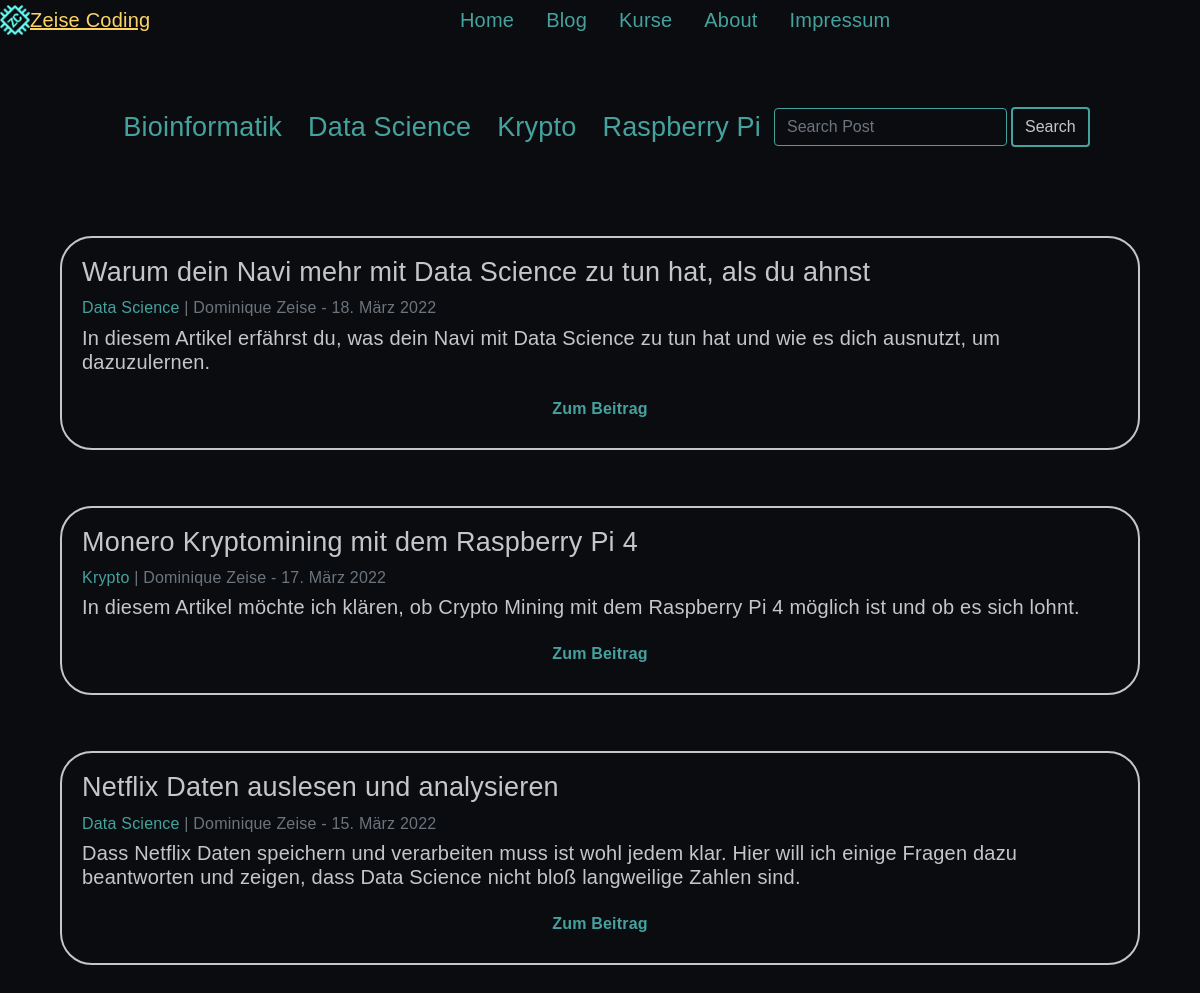
Screenshot of /blog/ with the database file from the repository.
### blog/models.py (models this page shows, shortened)
class Category(models.Model):
    name = models.CharField(max_length=200, unique=True)
    class Meta:
        ordering = ['name']
    def __str__(self):
        return self.name

class Post(models.Model):
    title = models.CharField(max_length=200, unique=True)
    slug = models.SlugField(max_length=200, unique=True)
    author = models.ForeignKey(User, on_delete=models.CASCADE, related_name='author')
    updated_on = models.DateTimeField(auto_now=True)
    categories = models.ManyToManyField(Category, related_name="posts")
    header_image=models.ImageField(blank=True, null=True, upload_to="images/")
    content = RichTextUploadingField(blank=True, null=True)
    created_on = models.DateTimeField(auto_now_add=True)
    status = models.IntegerField(choices=STATUS, default=0)
    likes = models.ManyToManyField(User, default=None, blank=True, related_name='likes')
    snippet = models.CharField(max_length=200)
    pin = models.BooleanField(default=False)
    class Meta:
        ordering = ['-created_on']

### blog/views.py (the view)
# urls.py: path('', views.PostList.as_view(), name='blog-home'),
class PostList(ListView):
    queryset = Post.objects.filter(status=1, pin=False).order_by('-created_on')
    template_name = 'blog_home.html'
    def get_context_data(self, *args, **kwargs):
        categories_menu = Category.objects.all()
        pinned_posts = Post.objects.filter(pin=True)
        context = super(PostList, self).get_context_data(*args, **kwargs)
        context['categories_menu'] = categories_menu
        context['pinned_posts'] = pinned_posts
        return context

### blog/templates/blog_home.html (shortened to what this page needs)
{% extends "base.html" %}
{% load static %}
{% block extrahead %}
<link rel="stylesheet" href="{% static "css/blog.css" %}">
{% endblock %}
{% block content %}
<div class="container">
    {% if categories_menu %}
    <div class="flex-container wrap center btn-group-wrap" role="group" aria-label="Basic example" style="margin-bottom: 5rem">
        {% for item in categories_menu %}
        <a href="{% url 'category' item|slugify %}" class="btn-blog-category btn">{{ item|title }}</a>
        {% endfor %}
        <div class="input-groupcenter">
            <form class="form-inline my-2 my-lg-0" method="POST" action="{% url 'search-post' %}">
                <input class=" form-control mr-sm-1 search-input" type="search" placeholder="Search Post" aria-label="Search" name="post-search-input">
                <button class="btn btn-search" type="submit">Search</button>
            </form>
        </div>
    </div>
    {% endif %}
    <div class="col">
    </div>
    <div class="col">
        <div class="flex-container wrap center" style="width: 100%;">
            {% for post in post_list %}
            <div class="card mb-4 border-card post-card" style="margin-bottom: 3.5rem !important">
                <div class="card-body">
                    <h2 class="card-title">{{ post.title }}</h2>
                    <p class="card-text text-muted h6">
                        {% for category in post.categories.all %}
                            <a href="{% url 'category' category|slugify %}"> {{ category|title }}</a> |
                        {% endfor %}
                        {{ post.author.first_name|title }} {{ post.author.last_name|title }} - {{ post.created_on.date}}
                    </p>
                    <p class="card-text">{{ post.snippet|safe }}</p>
                    <a href="{% url 'post-detail' post.slug  %}" class="read-more-btn btn" style="text-align:center;display:block;">Zum Beitrag</a>
                </div>
            </div>
            {% endfor %}
        </div>
    </div>
</div>
{%endblock%}

### templates/base.html (shortened to what this page needs)
<!DOCTYPE html>
{% load static %}
<link rel="stylesheet" href="{% static 'css/base.css' %}">
<html lang="de">
    <head>
        <link rel="stylesheet" href="https://maxcdn.bootstrapcdn.com/bootstrap/4.0.0/css/bootstrap.min.css"
 />
        <link rel="stylesheet" type="text/css" href="{% static 'css/base.css' %}">
        {% block extrahead %}{% endblock %}
    </head>
    <body>
        <div class="basic">
            {% include "./navbar.html" %}
        </div>
        <div class="page-content center" style="padding-top:5%">
            {% block content %}{% endblock content %}
        </div>
    </body>
</html>

### templates/navbar.html (shortened to what this page needs)
{% load static %}
<div class="flex-container wrap" id="navbar">
    <a class="flex-container wrap" href="/" id="navbar-brand">
        <img src="{% static 'logo/Logo_ZC_final_hellblau_ohne.png' %}" width="30" height="30" class="d-inline-block align-top" alt="">
        Zeise Coding
    </a>
    <div class="flex-container center" id="navbar-center">
        <a class="nav-link active" aria-current="page" href="/">Home</a>
        <a class="nav-link" href="{% url 'blog-home' %}">Blog</a>
        <a class="nav-link" href="/">Kurse</a>
        <a class="nav-link" href="/about">About</a>
        <a class="nav-link" href="/impressum">Impressum</a>
    </div>
</div>

### static/css/base.css (style rules this page uses)
:root { --black-color: #0B0C10; --dark-gray-color: #1F2833; --gray-color: #C5C6C7; --dark-blue-color: #2C5EB3; --gray-turquoise-color: #45A29E; --light-turquoise-color: #66FCF1; --orange-color: #fc8966; --yellow-color: #fcd466; --violett-color: #6670fc; --light-green-color: #6bfc66; --neon-green-color: #00FE0C; --page-color: var(--dark-gray-color); --btn-bg-color: var(--page-color); --scrollbar-bg-color: var(--dark-gray-color); --thumb-bg-color: var(--page-color); --serif-fonts: "Times New Roman", serif; --sans-serif-fonts: "Roboto-Light", Arial, sans-serif; --h1-size: 2.75rem; --h2-size: 1.688rem; --h3-size: 1.688rem; --text-size: 1.25rem; ; --header-height: 7.25em; }
* { margin: 0; padding: 0; box-sizing: border-box; }
html, body { position: relative; height: 100%; }
html { font-size:100%; }
body { background: var(--black-color); font-family: var(--sans-serif-fonts); font-size: var(--text-size); font-style: normal; font-weight: 500; line-height: 1.5rem; letter-spacing: 0.013rem; color: var(--gray-color); scroll-behavior: smooth; scrollbar-width: thin; scrollbar-color: var(--thumb-bg-color) var(--scrollbar-bg-color); }
@media only screen and (min-width: 1200px) { .page-content { display: flex; align-items: center; width: 40%; margin: auto; } }
@media only screen and (max-width: 1200px) { .page-content { display: flex; align-items: center; width: 100%; margin: auto; } }
#navbar { position: relative; background-color: transparent; overflow: hidden; flex-direction: row; width:100%; }
#navbar-brand { justify-content: flex-start; align-items:center; }
#navbar-center { flex-wrap: wrap; justify-content:center; margin: auto; }
h2, h3 { word-spacing: 0.01rem; line-height: 1.8rem; }
h2 { font-size: var(--h2-size); }
a { color: var(--gray-turquoise-color); }
.flex-container { padding: 0; margin: 0; list-style: none; -ms-box-orient: horizontal; display: -webkit-box; display: -moz-box; display: -ms-flexbox; display: -moz-flex; display: -webkit-flex; display: flex; }
.wrap { -webkit-flex-wrap: wrap; flex-wrap: wrap; }
.center { display: flex; justify-content: center; }
.read-more-btn { color: var(--gray-turquoise-color); font-weight: bold; }
.card { background-color: transparent; background-repeat: no-repeat; }
.border-card { border: 0.125rem solid; border-color: var(--gray-color); border-radius: 2rem; object-fit:cover; }

### static/css/blog.css (style rules this page uses)
.btn-group-wrap { align-items: center; justify-content: center; }
.btn-blog-category { color: var(--gray-turquoise-color); font-size: var(--h3-size); }
.btn-search { border: 2px solid; border-color: var(--gray-turquoise-color); background-color: transparent; background-repeat: no-repeat; color: var(--gray-color) !important; }
.search-input { background-color: transparent; background-repeat: no-repeat; }
input.search-input { background-color: transparent !important; background-repeat: no-repeat !important; color: var(--gray-color) !important; border-color: var(--gray-turquoise-color) !important; }
.post-card { width: 100%; }

### rows the page displays
Category: name "Bioinformatik"
Category: name "Data Science"
Category: name "Krypto"
Category: name "Raspberry Pi"
Post: title "Warum dein Navi mehr mit Data Science zu tun hat, als du ahnst", author.first_name "Dominique", author.last_name "Zeise", created_on "18. März 2022", snippet "In diesem Artikel erfährst du, was dein Navi mit Data Science zu tun hat und wie es dich ausnutzt, um dazuzulernen."
Post: title "Monero Kryptomining mit dem Raspberry Pi 4", author.first_name "Dominique", author.last_name "Zeise", created_on "17. März 2022", snippet "In diesem Artikel möchte ich klären, ob Crypto Mining mit dem Raspberry Pi 4 möglich ist und ob es sich lohnt."
Post: title "Netflix Daten auslesen und analysieren", author.first_name "Dominique", author.last_name "Zeise", created_on "15. März 2022", snippet "Dass Netflix Daten speichern und verarbeiten muss ist wohl jedem klar. Hier will ich einige Fragen dazu beantworten und zeigen, dass Data Science nicht bloß langweilige Zahlen sind."
